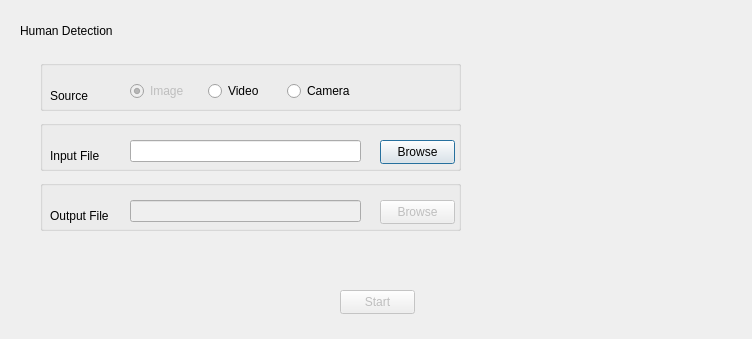
<?xml version="1.0" encoding="UTF-8"?>
<ui version="4.0">
 <class>Widget</class>
 <widget class="QWidget" name="Widget">
  <property name="geometry">
   <rect>
    <x>0</x>
    <y>0</y>
    <width>752</width>
    <height>339</height>
   </rect>
  </property>
  <property name="windowTitle">
   <string>Widget</string>
  </property>
  <widget class="QPushButton" name="startButton">
   <property name="enabled">
    <bool>false</bool>
   </property>
   <property name="geometry">
    <rect>
     <x>340</x>
     <y>290</y>
     <width>75</width>
     <height>24</height>
    </rect>
   </property>
   <property name="text">
    <string>Start</string>
   </property>
  </widget>
  <widget class="QLabel" name="label">
   <property name="geometry">
    <rect>
     <x>20</x>
     <y>10</y>
     <width>711</width>
     <height>41</height>
    </rect>
   </property>
   <property name="text">
    <string>Human Detection</string>
   </property>
  </widget>
  <widget class="QGroupBox" name="groupBox">
   <property name="geometry">
    <rect>
     <x>40</x>
     <y>60</y>
     <width>421</width>
     <height>51</height>
    </rect>
   </property>
   <property name="title">
    <string/>
   </property>
   <widget class="QLabel" name="source">
    <property name="geometry">
     <rect>
      <x>10</x>
      <y>20</y>
      <width>51</width>
      <height>31</height>
     </rect>
    </property>
    <property name="text">
     <string>Source</string>
    </property>
   </widget>
   <widget class="QWidget" name="layoutWidget">
    <property name="geometry">
     <rect>
      <x>90</x>
      <y>20</y>
      <width>229</width>
      <height>22</height>
     </rect>
    </property>
    <layout class="QHBoxLayout" name="horizontalLayout">
     <item>
      <widget class="QRadioButton" name="imageRadioButton">
       <property name="enabled">
        <bool>false</bool>
       </property>
       <property name="text">
        <string>Image</string>
       </property>
       <property name="checked">
        <bool>true</bool>
       </property>
      </widget>
     </item>
     <item>
      <widget class="QRadioButton" name="videoRadioButton">
       <property name="text">
        <string>Video</string>
       </property>
      </widget>
     </item>
     <item>
      <widget class="QRadioButton" name="cameraRadioButton">
       <property name="text">
        <string>Camera</string>
       </property>
      </widget>
     </item>
    </layout>
   </widget>
  </widget>
  <widget class="QGroupBox" name="groupBox_2">
   <property name="geometry">
    <rect>
     <x>40</x>
     <y>120</y>
     <width>421</width>
     <height>51</height>
    </rect>
   </property>
   <property name="title">
    <string/>
   </property>
   <widget class="QLabel" name="inputFile">
    <property name="geometry">
     <rect>
      <x>10</x>
      <y>20</y>
      <width>51</width>
      <height>31</height>
     </rect>
    </property>
    <property name="text">
     <string>Input File</string>
    </property>
   </widget>
   <widget class="QLineEdit" name="inputFileLocationText">
    <property name="geometry">
     <rect>
      <x>90</x>
      <y>20</y>
      <width>231</width>
      <height>22</height>
     </rect>
    </property>
   </widget>
   <widget class="QPushButton" name="inputBrowseButton">
    <property name="geometry">
     <rect>
      <x>340</x>
      <y>20</y>
      <width>75</width>
      <height>24</height>
     </rect>
    </property>
    <property name="text">
     <string>Browse</string>
    </property>
    <property name="checkable">
     <bool>true</bool>
    </property>
    <property name="default">
     <bool>true</bool>
    </property>
   </widget>
  </widget>
  <widget class="QGroupBox" name="groupBox_3">
   <property name="geometry">
    <rect>
     <x>40</x>
     <y>180</y>
     <width>421</width>
     <height>51</height>
    </rect>
   </property>
   <property name="title">
    <string/>
   </property>
   <widget class="QLabel" name="outputFile">
    <property name="geometry">
     <rect>
      <x>10</x>
      <y>20</y>
      <width>71</width>
      <height>31</height>
     </rect>
    </property>
    <property name="text">
     <string>Output File</string>
    </property>
   </widget>
   <widget class="QLineEdit" name="outputFileLocationText">
    <property name="enabled">
     <bool>false</bool>
    </property>
    <property name="geometry">
     <rect>
      <x>90</x>
      <y>20</y>
      <width>231</width>
      <height>22</height>
     </rect>
    </property>
   </widget>
   <widget class="QPushButton" name="outputBrowseButton">
    <property name="enabled">
     <bool>false</bool>
    </property>
    <property name="geometry">
     <rect>
      <x>340</x>
      <y>20</y>
      <width>75</width>
      <height>24</height>
     </rect>
    </property>
    <property name="text">
     <string>Browse</string>
    </property>
    <property name="checkable">
     <bool>true</bool>
    </property>
    <property name="default">
     <bool>true</bool>
    </property>
   </widget>
  </widget>
 </widget>
 <resources/>
 <connections/>
</ui>
